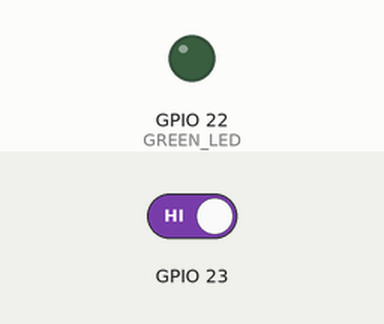
This program was run on a simulated Raspberry Pi (BCM pin numbers). On the bench: output pins drawn as LEDs (lit = HIGH). The test bench sets the inputs (shaded band); at power-on: GPIO 23 HIGH.

Above: at 1.2 s.
1.3 s: GPIO 23 driven LOW
At 1.8 s:
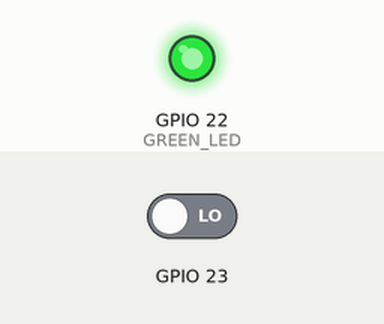
Timing chart, 0 to 8.1 s (numbered marks = the images above; inputs shaded):
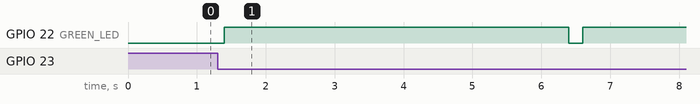

The program:

swverde.py
```python
#!/usr/bin/env python

import time

import RPi.GPIO as GPIO
GREEN_LED = 22
GPIO.setmode(GPIO.BCM)
GPIO.setup(23, GPIO.IN)

while True:
	if ( GPIO.input(23) == False ):
		GPIO.setup(GREEN_LED, GPIO.OUT)
		GPIO.output(GREEN_LED, True)
		time.sleep(5)
		GPIO.output(GREEN_LED, False)
	time.sleep(0.2);
```

Measured:
- after the input at 1.3 s, GPIO 22 (GREEN_LED): LOW → HIGH after 0.10 s, → LOW 5.0 s later, → HIGH 0.20 s later
